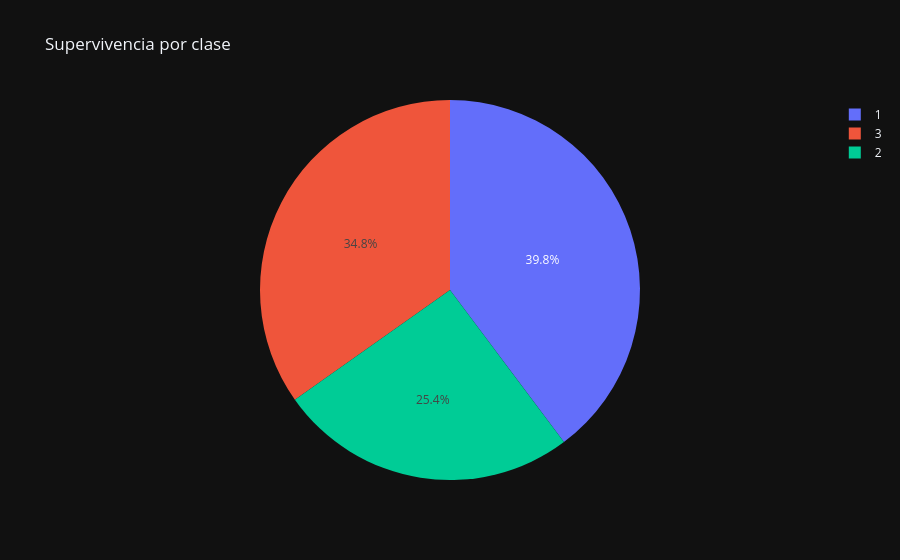

Notebook source saved alongside this figure:
### Code cell
px.pie(df,
       values='Survived',
       names='Pclass',
       template='plotly_dark',
       title='Supervivencia por clase',)

### Figure 1 — Plotly figure (JSON) as saved in the notebook; plotly's stock layout.template omitted (floating-point values rounded to 4 significant figures; data arrays with more than 128 entries replaced by an {"elided": "..."} marker saying what was removed)
{"data": [{"domain": {"x": [0, 1], "y": [0, 1]}, "hovertemplate": "Pclass=%{label}<br>Survived=%{value}<extra></extra>", "labels": {"elided": "891 int values"}, "legendgroup": "", "name": "", "showlegend": true, "type": "pie", "values": {"elided": "891 int values"}}], "layout": {"legend": {"tracegroupgap": 0}, "title": {"text": "Supervivencia por clase"}}}
